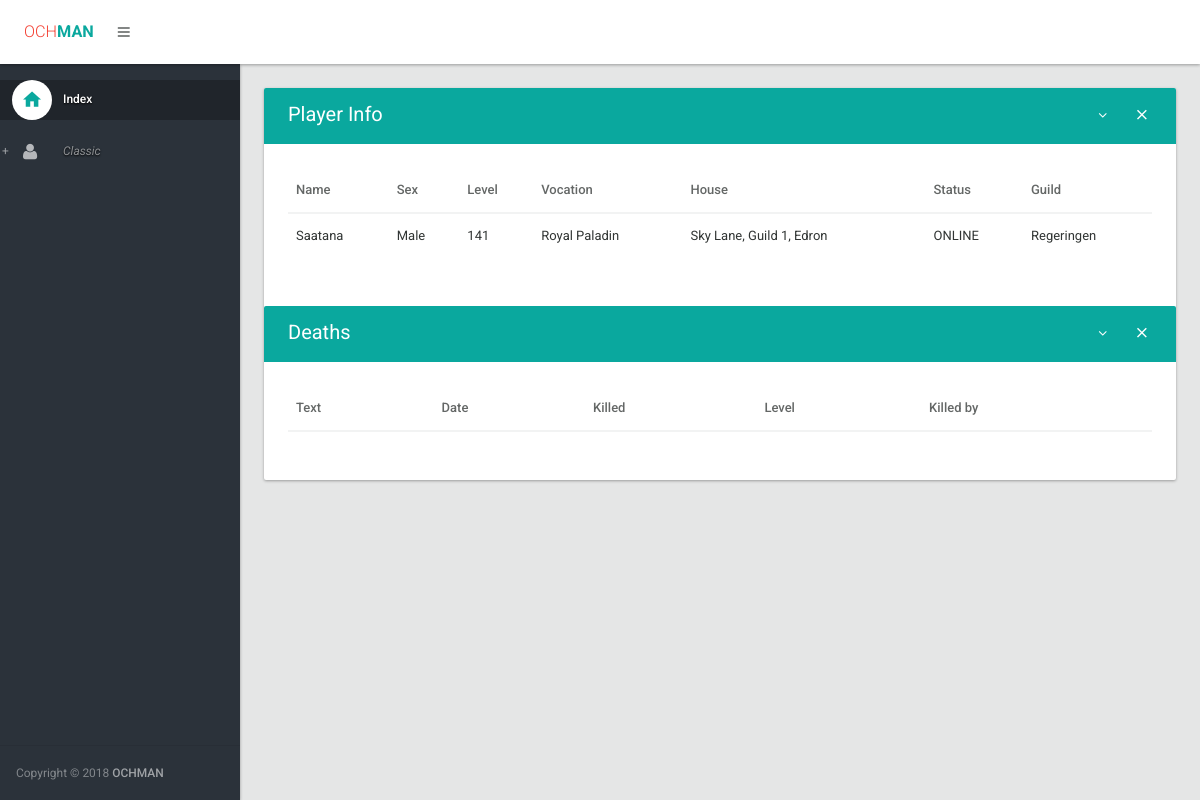
The app's page /stats/player/Saatana/ with its own data.
### stats/models.py (models this page shows, shortened)
class Player(models.Model):
    SEX_CHOICES = (
        ("Male", "Male"),
        ("Female", "Female"),
    )
    VOCATION_CHOICES = (
        ('No Vocation', "No Vocation"),
        ("Knight", "Knight"),
        ("Paladin", "Paladin"),
        ("Druid", "Druid"),
        ("Sorcerer", "Sorcerer"),
        ("Elite Knight", "Elite Knight"),
        ("Royal Paladin", "Royal Paladin"),
        ("Elder Druid", "Elder Druid"),
        ("Master Sorcerer", "Master Sorcerer"),
    )
    ONLINE_CHOICES = (
        ("ONLINE", "ONLINE"),
        ("OFFLINE", "OFFLINE"),
    )
    name = models.CharField(max_length=100, unique=True)
    guild = models.CharField(max_length=50, null=True, blank=True)
    sex = models.CharField(choices=SEX_CHOICES, max_length=7)
    level = models.PositiveSmallIntegerField()
    vocation = models.CharField(choices=VOCATION_CHOICES, max_length=50)
    house = models.CharField(null=True, max_length=100, blank=True)
    status = models.CharField(choices=ONLINE_CHOICES, max_length=10)
    lastlogin = models.DateTimeField()
    comment = models.CharField(null=True, blank=True, max_length=500)

### stats/views.py (the view)
# urls.py: url(r'^player/(?P<player_name>.+)/$', views.player_details, name="player_details"),
def player_details(request, player_name):
    player = Player.objects.get(name=player_name)
    deaths = Deaths.objects.filter(killed=player)
    return render(request, 'player.html', {'player': player, 'deaths': deaths })

### stats/templates/player.html (shortened to what this page needs)
{% extends 'layout.html' %}
{% block body %}
                <section>
                    <div class="section-body">
                        <div class="row">
                            <div class="col-lg-12">
                                <div class="card">
                                    <div class="card-head style-primary">
                                        <header>Player Info</header>
                                        <div class="tools">
                                            <a class="btn btn-icon-toggle btn-collapse"><i class="fa fa-angle-down"></i></a>
                                            <a class="btn btn-icon-toggle btn-close"><i class="md md-close"></i></a>
                                        </div>
                                    </div>
                                    <div class="card-body">
                                        <div class="table-responsive">
                                            <table id="datatable3" class="table order-column">
                                                <thead>
                                                    <tr>
                                                        <th>Name</th>
                                                        <th>Sex</th>
                                                        <th>Level</th>
                                                        <th>Vocation</th>
                                                        <th>House</th>
                                                        <th>Status</th>
                                                        <th>Guild</th>
                                                    </tr>
                                                </thead>
                                                <tbody>
                                                        <tr class="gradeX">
                                                            <td>{{ player.name }}</td>
                                                            <td>{{ player.sex }}</td>
                                                            <td>{{ player.level }}</td>
                                                            <td>{{ player.vocation }}</td>
                                                            <td>{{ player.house }} </td>
                                                            <td>{{ player.status }} </td>
                                                            {% if player.guild %}
                                                                <td><a href="{% url 'guild_details' player.guild %}">{{ player.guild }} </td>
                                                            {% else %}
                                                                <td> ---- </td>
                                                            {% endif %}
                                                        </tr>
                                                </tbody>
                                            </table>
                                            </div>
                                        </div>
                                    <div class="card-head style-primary">
                                        <header>Deaths</header>
                                        <div class="tools">
                                            <a class="btn btn-icon-toggle btn-collapse"><i class="fa fa-angle-down"></i></a>
                                            <a class="btn btn-icon-toggle btn-close"><i class="md md-close"></i></a>
                                        </div>
                                    </div>
                                    <div class="card-body">
                                        <div class="table-responsive">
                                            <table id="datatable2" class="table order-column hover">
                                                <thead>
                                                    <tr>
                                                        <th>Text</th>
                                                        <th>Date</th>
                                                        <th>Killed</th>
                                                        <th>Level</th>
                                                        <th>Killed by</th>
                                                    </tr>
                                                </thead>
                                            </table>
                                        </div>
                                    </div>
                                </div>
                            </div>
                        </div>
                    </div>
                </section>
{% endblock %}

### records on screen
Player: name "Saatana", sex "Male", level "141", vocation "Royal Paladin", house "Sky Lane, Guild 1, Edron", status "ONLINE", guild "Regeringen"
